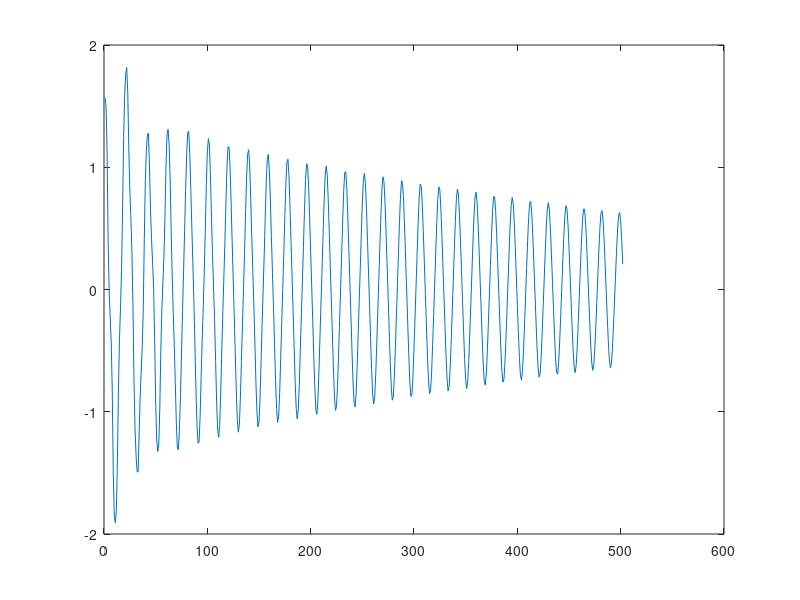

Reproduce this figure in MATLAB.
%%%%%%%%% PENDULO RESORTE - RK
Lo  = 0.5;
g   = 9.81;
ksm = 98.1;
MP = [Lo,g,ksm]; %%% Matriz de parámetros
[ur0, vr0, ua0, va0] = deal(0.25, 0, pi/2, 0); %% Valores iniciales
%
function [res] = ar(MP,ur,ua,va)
  Lo  = MP(1);
  g   = MP(2);
  ksm = MP(3);
  res = (Lo+ur)*va^2 +g*cos(ua) -ksm*ur;
endfunction
%
function [res] = aa(MP,ur,vr,ua,va)
  Lo  = MP(1);
  g   = MP(2);
  res = -(2*vr*va +g*sin(ua))/(Lo+ur);
endfunction
%
Dt = 0.1;
tmax = 50;
rango = 0:Dt:tmax;
%
ur=[ur0];
vr=[vr0];
ua=[ua0];
va=[va0];
%
for i = rango
  ar0 = ar(MP,ur0,ua0,va0);     %%%
  aa0 = aa(MP,ur0,vr0,ua0,va0); %%%
%
  ur1 = ur0 + (1/2)*Dt*vr0;
  ua1 = ua0 + (1/2)*Dt*va0;
  vr1 = vr0 + (1/2)*Dt*ar0;
  va1 = va0 + (1/2)*Dt*aa0;
  ar1 = ar(MP,ur1,ua1,va1); %%%
  aa1 = aa(MP,ur1,vr1,ua1,va1); %%%
%
  ur2 = ur0 +    1*Dt*vr0 + 1*Dt^2*ar0;
  ua2 = ua0 +    1*Dt*va0 + 1*Dt^2*aa0;
  vr2 = vr0 + (-1)*Dt*ar0 + 2*Dt*ar1;
  va2 = va0 + (-1)*Dt*aa0 + 2*Dt*aa1;
  ar2 = ar(MP,ur2,ua2,va2);
  aa2 = aa(MP,ur2,vr2,ua2,va2);
%

%u3 = u0 + Dt*v0 + (1/6)*(Dt^2)*a0 + (1/3)*(Dt^2)*a1;
  ur3 = ur0 +       Dt*vr0 +  (1/6)*(Dt^2)*ar0 + (1/3)*(Dt^2)*ar1;
  ua3 = ua0 +       Dt*va0 +  (1/6)*(Dt^2)*aa0 + (1/3)*(Dt^2)*aa1;
  vr3 = vr0 + (1/6)*Dt*ar0 + (2/3)*Dt*ar1 + (1/6)*Dt*ar2;
  va3 = va0 + (1/6)*Dt*aa0 + (2/3)*Dt*aa1 + (1/6)*Dt*aa2;
%
   ur=[ur,ur3]; 
   vr=[vr,vr3];
   ua=[ua,ua3]; 
   va=[va,va3];
%
  ur0=ur3;
  ua0=ua3;
  vr0=vr3;
  va0=va3;
endfor
plot(ua)
%plot(ur.*sin(ua),ur.*cos(ua))
